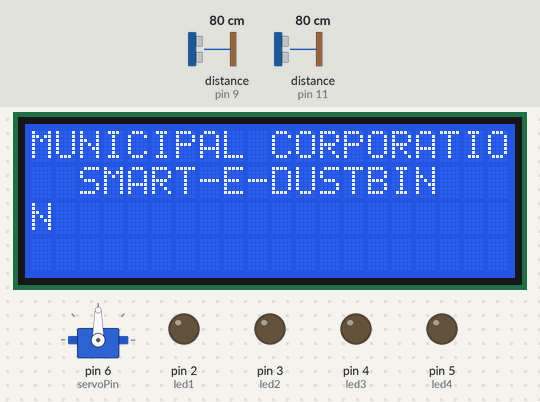
Bench run of a sketch on a simulated Arduino Uno, built with avr-gcc and run on an emulated ATmega328P. Shown: servo, 20×4 character LCD, output pins drawn as LEDs (lit = HIGH). Wiring (inferred from the names in the program): 2 × ultrasonic range finder: trigger pin 10, echo pin 9 / trigger pin 12, echo pin 11. Inputs (shaded band) come from the test bench; at power-on: distance to the obstacle (sensors on pin 9, pin 11) 80 cm. The echo pulse lasts 58.3 µs per cm; pins used as bus, display or sensor lines are not drawn; what the sketch prints to the serial monitor is not drawn.

Above: at 0.17 s.
At 1.3 s:
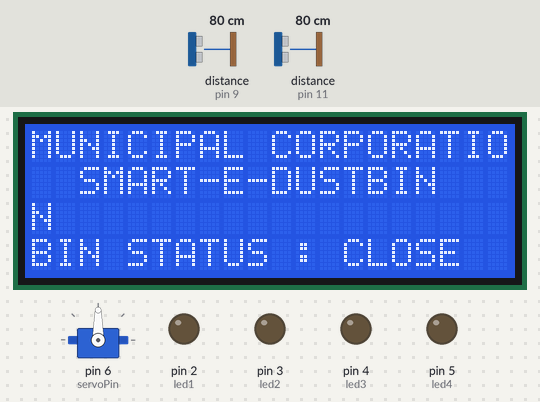
1.4 s: distance to the obstacle (sensor on pin 9) set to 2 cm
At 1.8 s:
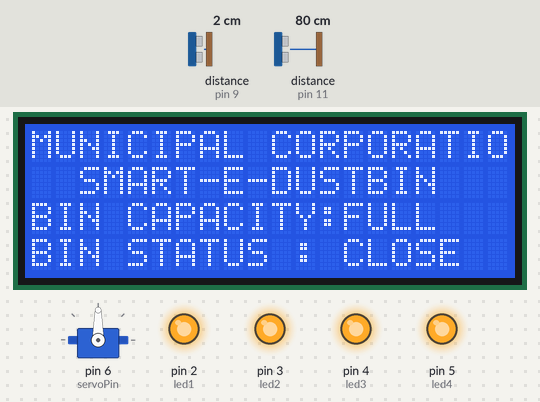
Timing chart, 0 to 4.4 s (numbered marks = the images above; inputs shaded):
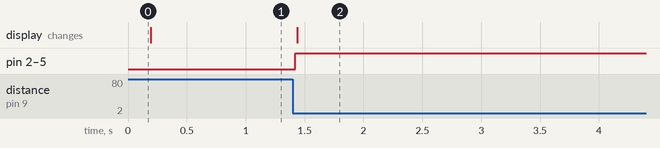

Measured:
- after the input at 1.4 s, pin 2 (led1), pin 3 (led2), pin 4 (led3), pin 5 (led4): LOW → HIGH at once; the display: changes at once (image 2)

The sketch:

smart_db_02.ino
```cpp
/*PROJECT CODE MUNICIPAL CORPORATION SMART E DUST BIN

 All copy rights reserve to RAJASHEKHAR KANUKUNTLA KTECH SREE KANNA */

// library for servo,wire , lcdI2C.

#include <Servo.h>
#include <Wire.h>
#include <LiquidCrystal_I2C.h>

// Create an LCD object using I2C communication (0x27 is the default address).
  LiquidCrystal_I2C lcd(0x27, 16, 2);

  // Create a servo motor object.
  Servo servo;

  // Stores a text message.
  String textMessage;

  // Pin definitions for LEDs indicating bin capacity and status.
  int led1 = 2;
  int led2 = 3;
  int led3 = 4;
  int led4 = 5;// used as led and relay

  // Ultrasonic sensor pins for measuring human distance.
  const int trigPins = 12;
  const int echoPins= 11;
  // Ultrasonic sensor pins for measuring bin level.
  const int trigPinl = 10;
  const int echoPinl= 9;

  // Pin for controlling the servo motor.
  const int servoPin = 6;

  void setup() {
    // Initialize serial communication at a baud rate of 9600.
    Serial.begin(9600);
    servo.attach(servoPin); // Attach the servo motor to its control pin.

    // Set pin modes for ultrasonic sensors and LEDs.
    pinMode(trigPins, OUTPUT);
    pinMode(echoPins, INPUT);
    pinMode(trigPinl, OUTPUT);
    pinMode(echoPinl, INPUT);

    pinMode(led1, OUTPUT);
    pinMode(led2, OUTPUT);
    pinMode(led3, OUTPUT);
    pinMode(led4, OUTPUT);

     // Initialize and configure the LCD screen.
    lcd.init();
    lcd.clear();
    lcd.begin(20, 4);
    lcd.backlight();  // Turn on the LCD backlight.
    lcd.setCursor(0, 0);
    lcd.print("MUNICIPAL CORPORATION"); //PRINT  MUNICIPAL CORPORATION ON LCD
    lcd.setCursor(0, 1);
    lcd.print("  SMART-E-DUSTBIN"); //PRINT  SMART-E-DUSTBIN ON LCD
}


  void loop()
  {
     // Measure the distance using the ultrasonic sensor for human detection.
    digitalWrite(trigPins, LOW);
    delayMicroseconds(2);
    digitalWrite(trigPins, HIGH);
    delayMicroseconds(10);
    digitalWrite(trigPins, LOW);

    long durations = pulseIn(echoPins, HIGH);
    int distances = durations * 0.034 / 2;

   // Measure the distance using the ultrasonic sensor for bin level.
    digitalWrite(trigPinl, LOW);
    delayMicroseconds(2);
    digitalWrite(trigPinl, HIGH);
    delayMicroseconds(10);
    digitalWrite(trigPinl, LOW);

    long durationl = pulseIn(echoPinl, HIGH);
    int distancel = durationl * 0.034 / 2;

     // Determine the status of the bin level based on its distance.
   if (distancel <= 15 )
    {
       // Small bin is full.
      digitalWrite(led1,HIGH);
      digitalWrite(led2,HIGH);
      digitalWrite(led3,HIGH);
      digitalWrite(led4,HIGH);
      lcd.setCursor(0, 2);
      lcd.print("BIN CAPACITY:FULL   ");
      sendsms(); // Send an SMS notification.
    }

    else if (distancel <= 30)
     {
      // Small bin is half full.

      digitalWrite(led1,LOW);
      digitalWrite(led2,HIGH);
      digitalWrite(led3,HIGH);
      digitalWrite(led4,HIGH);

      lcd.setCursor(0, 2);
      lcd.print("BIN CAPACITY:HALF   ");

    }


      else if (distancel <= 50)
     {
      // Small bin is medium full.
      digitalWrite(led1,LOW);
      digitalWrite(led2,LOW);
      digitalWrite(led3,HIGH);
      digitalWrite(led4,HIGH);

      lcd.setCursor(0, 2);
      lcd.print("BIN CAPACITY:MEDIUM   ");

    }


    else if (distancel <= 65)
     {
      // Small bin is empty.
      digitalWrite(led1,LOW);
      digitalWrite(led2,LOW);
      digitalWrite(led3,LOW);
      digitalWrite(led4,HIGH);

      lcd.setCursor(0, 2);
      lcd.print("BIN CAPACITY:EMPTY  ");

    }

 // Determine the status of the human detection based on its distance.
  if (distances <=50)
  {
    // bin lid is open.
    lcd.setCursor(0, 3);
    lcd.print("BIN STATUS : OPEN ");

    servo.write(30);// Open the bin.
    delay(2000);

  }

  else
  {
    // bin lid is closed.
    lcd.setCursor(0, 3);
    lcd.print("BIN STATUS : CLOSE");
    servo.write(90);// Close the bin.

  }
  }

  // Function to send an SMS notification.
  void sendsms()
  {
    // Set the GSM module to text mode.
      Serial.print("AT+CMGF=1\r");
      delay(100);
      // Specify the recipient's phone number.
      Serial.println("AT+CMGS =\"+91**********\"");
      delay(100);
     // Send the SMS message.
     Serial.println("SMART BUSTBIN MC21 IS FULL AT O-CITY MILLS GROUND LOCATION : https://maps.app.goo.gl/xWGeAe6N2kBKGFR17"); // send loctaion address and link via text message.
      delay(100);
      // Send the control character for the SMS.
      Serial.println((char)26);
      delay(100);
      Serial.println();
      delay(30000); // Delay before sending another SMS.

  }
  // Compiled with riscduino and arduino boards

  //  final code, no error all ok, tested by RAJASHEKHAR KANUKUNTLA KTECH SREE KANNA
```
